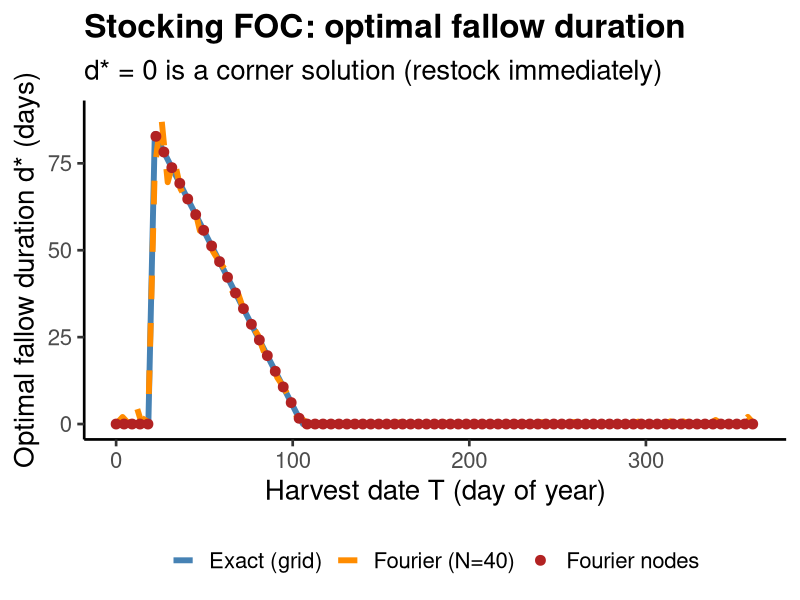
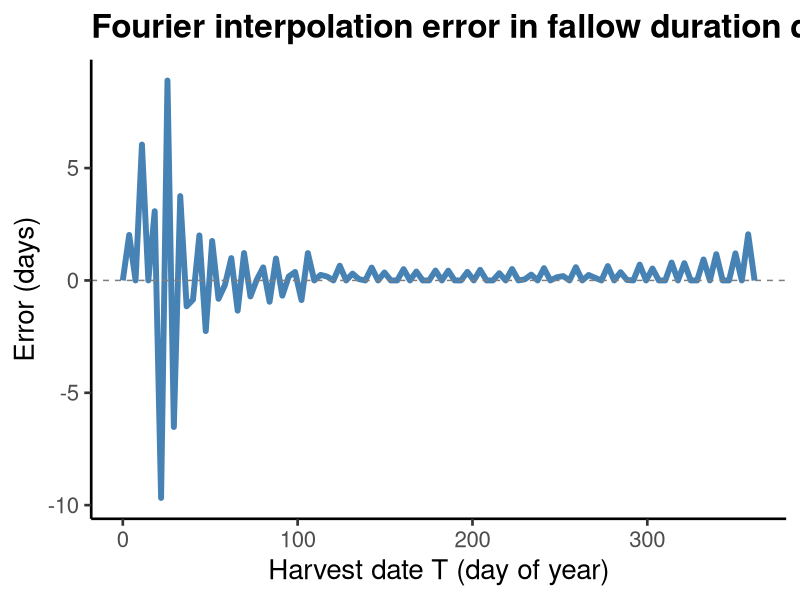

The R source for these figures, in order:
library(ggplot2)

# ── Read data ─────────────────────────────────────────────────────────────────
comparison <- read.csv("results/simulations/fallow_duration_comparison.csv")
nodes      <- read.csv("results/simulations/fallow_duration_nodes.csv")

# ── Figure 1: Fallow duration d*(T) comparison ───────────────────────────────

p1 <- ggplot() +
  geom_line(data = comparison, aes(x = T_harvest, y = d_exact, color = "Exact (grid)"),
            linewidth = 2) +
  geom_line(data = comparison, aes(x = T_harvest, y = d_fourier, color = "Fourier (N=40)"),
            linewidth = 2, linetype = "dashed") +
  geom_point(data = nodes, aes(x = T_harvest, y = d_star, color = "Fourier nodes"),
             size = 3) +
  scale_color_manual(values = c(
    "Exact (grid)" = "steelblue",
    "Fourier (N=40)" = "darkorange",
    "Fourier nodes" = "firebrick")) +
  labs(x = "Harvest date T (day of year)",
       y = "Optimal fallow duration d* (days)",
       color = NULL,
       title = "Stocking FOC: optimal fallow duration",
       subtitle = "d* = 0 is a corner solution (restock immediately)") +
  theme_classic(base_size = 20) +
  theme(
    legend.position = "bottom",
    plot.title = element_text(face = "bold")
  )

ggsave("results/figures/fallow_duration_comparison.png", p1,
       width = 10, height = 7, dpi = 400)

cat("Saved results/figures/fallow_duration_comparison.png\n")

# ── Figure 2: Interpolation error ────────────────────────────────────────────

comparison$error <- comparison$d_fourier - comparison$d_exact

p2 <- ggplot(comparison, aes(x = T_harvest, y = error)) +
  geom_line(linewidth = 2, color = "steelblue") +
  geom_hline(yintercept = 0, linetype = "dashed", color = "grey50") +
  labs(x = "Harvest date T (day of year)",
       y = "Error (days)",
       title = "Fourier interpolation error in fallow duration d*") +
  theme_classic(base_size = 20) +
  theme(
    plot.title = element_text(face = "bold")
  )

ggsave("results/figures/fallow_duration_error.png", p2,
       width = 10, height = 5, dpi = 400)

cat("Saved results/figures/fallow_duration_error.png\n")
